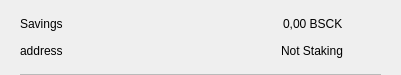
<?xml version="1.0" encoding="UTF-8"?>
<ui version="4.0">
 <class>CSRow</class>
 <widget class="QWidget" name="CSRow">
  <property name="geometry">
   <rect>
    <x>0</x>
    <y>0</y>
    <width>401</width>
    <height>75</height>
   </rect>
  </property>
  <property name="windowTitle">
   <string>Form</string>
  </property>
  <layout class="QVBoxLayout" name="verticalLayout">
   <property name="spacing">
    <number>0</number>
   </property>
   <property name="leftMargin">
    <number>20</number>
   </property>
   <property name="topMargin">
    <number>10</number>
   </property>
   <property name="rightMargin">
    <number>20</number>
   </property>
   <property name="bottomMargin">
    <number>0</number>
   </property>
   <item>
    <widget class="QWidget" name="info" native="true">
     <property name="minimumSize">
      <size>
       <width>0</width>
       <height>0</height>
      </size>
     </property>
     <layout class="QHBoxLayout" name="horizontalLayout_3">
      <property name="leftMargin">
       <number>0</number>
      </property>
      <property name="topMargin">
       <number>0</number>
      </property>
      <property name="rightMargin">
       <number>0</number>
      </property>
      <property name="bottomMargin">
       <number>10</number>
      </property>
      <item>
       <widget class="QWidget" name="container" native="true">
        <property name="minimumSize">
         <size>
          <width>0</width>
          <height>0</height>
         </size>
        </property>
        <layout class="QVBoxLayout" name="verticalLayout_2">
         <property name="spacing">
          <number>0</number>
         </property>
         <property name="leftMargin">
          <number>0</number>
         </property>
         <property name="topMargin">
          <number>0</number>
         </property>
         <property name="rightMargin">
          <number>0</number>
         </property>
         <property name="bottomMargin">
          <number>0</number>
         </property>
         <item>
          <layout class="QHBoxLayout" name="horizontalLayout">
           <item>
            <widget class="QLabel" name="labelName">
             <property name="text">
              <string>Savings</string>
             </property>
            </widget>
           </item>
           <item>
            <spacer name="horizontalSpacer">
             <property name="orientation">
              <enum>Qt::Horizontal</enum>
             </property>
             <property name="sizeHint" stdset="0">
              <size>
               <width>40</width>
               <height>20</height>
              </size>
             </property>
            </spacer>
           </item>
           <item>
            <widget class="QLabel" name="labelAmount">
             <property name="text">
              <string>0,00 BSCK</string>
             </property>
            </widget>
           </item>
          </layout>
         </item>
         <item>
          <layout class="QHBoxLayout" name="horizontalLayout_2">
           <item>
            <widget class="QLabel" name="labelAddress">
             <property name="text">
              <string>address</string>
             </property>
            </widget>
           </item>
           <item>
            <spacer name="horizontalSpacer_2">
             <property name="orientation">
              <enum>Qt::Horizontal</enum>
             </property>
             <property name="sizeHint" stdset="0">
              <size>
               <width>40</width>
               <height>20</height>
              </size>
             </property>
            </spacer>
           </item>
           <item>
            <widget class="QLabel" name="labelStaking">
             <property name="text">
              <string>Not Staking</string>
             </property>
            </widget>
           </item>
          </layout>
         </item>
        </layout>
       </widget>
      </item>
      <item alignment="Qt::AlignHCenter|Qt::AlignVCenter">
       <widget class="QPushButton" name="pushButtonMenu">
        <property name="minimumSize">
         <size>
          <width>24</width>
          <height>24</height>
         </size>
        </property>
        <property name="maximumSize">
         <size>
          <width>32</width>
          <height>32</height>
         </size>
        </property>
        <property name="focusPolicy">
         <enum>Qt::NoFocus</enum>
        </property>
        <property name="styleSheet">
         <string notr="true">border:none; background-color:transparent;</string>
        </property>
        <property name="text">
         <string/>
        </property>
        <property name="icon">
         <iconset>
          <normaloff>://ic-menu-hover</normaloff>://ic-menu-hover</iconset>
        </property>
        <property name="iconSize">
         <size>
          <width>24</width>
          <height>24</height>
         </size>
        </property>
       </widget>
      </item>
     </layout>
    </widget>
   </item>
   <item>
    <widget class="QLabel" name="lblDivisory">
     <property name="minimumSize">
      <size>
       <width>0</width>
       <height>1</height>
      </size>
     </property>
     <property name="maximumSize">
      <size>
       <width>16777215</width>
       <height>1</height>
      </size>
     </property>
     <property name="styleSheet">
      <string notr="true">background-color:#bababa;</string>
     </property>
     <property name="text">
      <string/>
     </property>
     <property name="alignment">
      <set>Qt::AlignBottom|Qt::AlignLeading|Qt::AlignLeft</set>
     </property>
    </widget>
   </item>
  </layout>
 </widget>
 <resources/>
 <connections/>
</ui>
